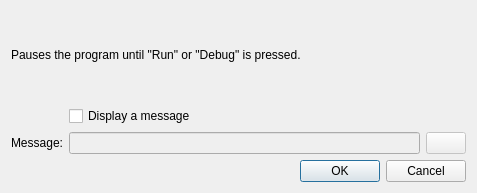
<?xml version="1.0" encoding="UTF-8"?>
<ui version="4.0">
 <class>AlgoStopStmt</class>
 <widget class="QDialog" name="AlgoStopStmt">
  <property name="windowModality">
   <enum>Qt::WindowModal</enum>
  </property>
  <property name="geometry">
   <rect>
    <x>0</x>
    <y>0</y>
    <width>477</width>
    <height>193</height>
   </rect>
  </property>
  <property name="windowTitle">
   <string>Breakpoint</string>
  </property>
  <property name="windowIcon">
   <iconset resource="../turing.qrc">
    <normaloff>:/action/media/settings.png</normaloff>:/action/media/settings.png</iconset>
  </property>
  <property name="modal">
   <bool>true</bool>
  </property>
  <layout class="QVBoxLayout" name="verticalLayout">
   <item>
    <widget class="QLabel" name="label">
     <property name="text">
      <string>&lt;html&gt;&lt;head/&gt;&lt;body&gt;&lt;p&gt;Pauses the program until &amp;quot;Run&amp;quot; or &amp;quot;Debug&amp;quot; is pressed.&lt;/p&gt;&lt;/body&gt;&lt;/html&gt;</string>
     </property>
     <property name="wordWrap">
      <bool>true</bool>
     </property>
    </widget>
   </item>
   <item>
    <layout class="QGridLayout" name="gridLayout">
     <item row="1" column="0">
      <widget class="QLabel" name="label_3">
       <property name="text">
        <string>Message:</string>
       </property>
       <property name="buddy">
        <cstring>txtMessage</cstring>
       </property>
      </widget>
     </item>
     <item row="1" column="1">
      <widget class="QLineEdit" name="txtMessage">
       <property name="enabled">
        <bool>false</bool>
       </property>
      </widget>
     </item>
     <item row="1" column="2">
      <widget class="QPushButton" name="btnCode">
       <property name="enabled">
        <bool>false</bool>
       </property>
       <property name="text">
        <string/>
       </property>
       <property name="icon">
        <iconset resource="../turing.qrc">
         <normaloff>:/action/media/edit_line.png</normaloff>:/action/media/edit_line.png</iconset>
       </property>
      </widget>
     </item>
     <item row="0" column="1">
      <widget class="QCheckBox" name="cbxHasValue">
       <property name="text">
        <string>Display a message</string>
       </property>
      </widget>
     </item>
    </layout>
   </item>
   <item>
    <widget class="QDialogButtonBox" name="buttonBox">
     <property name="orientation">
      <enum>Qt::Horizontal</enum>
     </property>
     <property name="standardButtons">
      <set>QDialogButtonBox::Cancel|QDialogButtonBox::Ok</set>
     </property>
    </widget>
   </item>
  </layout>
 </widget>
 <tabstops>
  <tabstop>txtMessage</tabstop>
  <tabstop>cbxHasValue</tabstop>
  <tabstop>btnCode</tabstop>
 </tabstops>
 <resources>
  <include location="../turing.qrc"/>
 </resources>
 <connections>
  <connection>
   <sender>buttonBox</sender>
   <signal>accepted()</signal>
   <receiver>AlgoStopStmt</receiver>
   <slot>accept()</slot>
   <hints>
    <hint type="sourcelabel">
     <x>238</x>
     <y>172</y>
    </hint>
    <hint type="destinationlabel">
     <x>238</x>
     <y>96</y>
    </hint>
   </hints>
  </connection>
  <connection>
   <sender>buttonBox</sender>
   <signal>rejected()</signal>
   <receiver>AlgoStopStmt</receiver>
   <slot>reject()</slot>
   <hints>
    <hint type="sourcelabel">
     <x>238</x>
     <y>172</y>
    </hint>
    <hint type="destinationlabel">
     <x>238</x>
     <y>96</y>
    </hint>
   </hints>
  </connection>
 </connections>
</ui>
